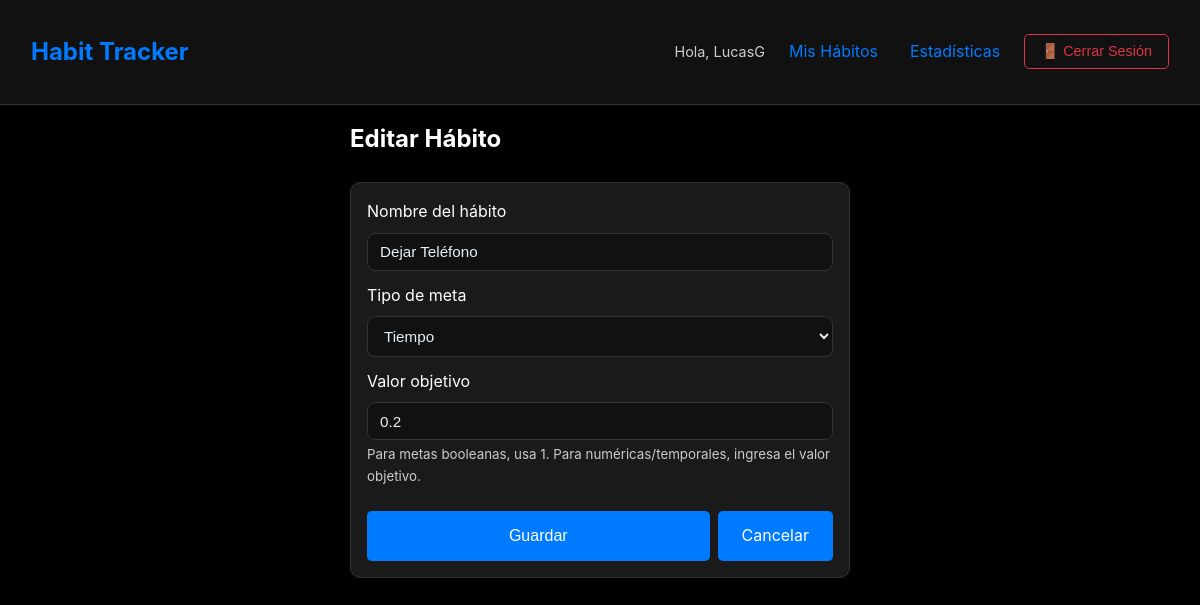
Before: /habit/11/edit/ (signed in) with the older database file.
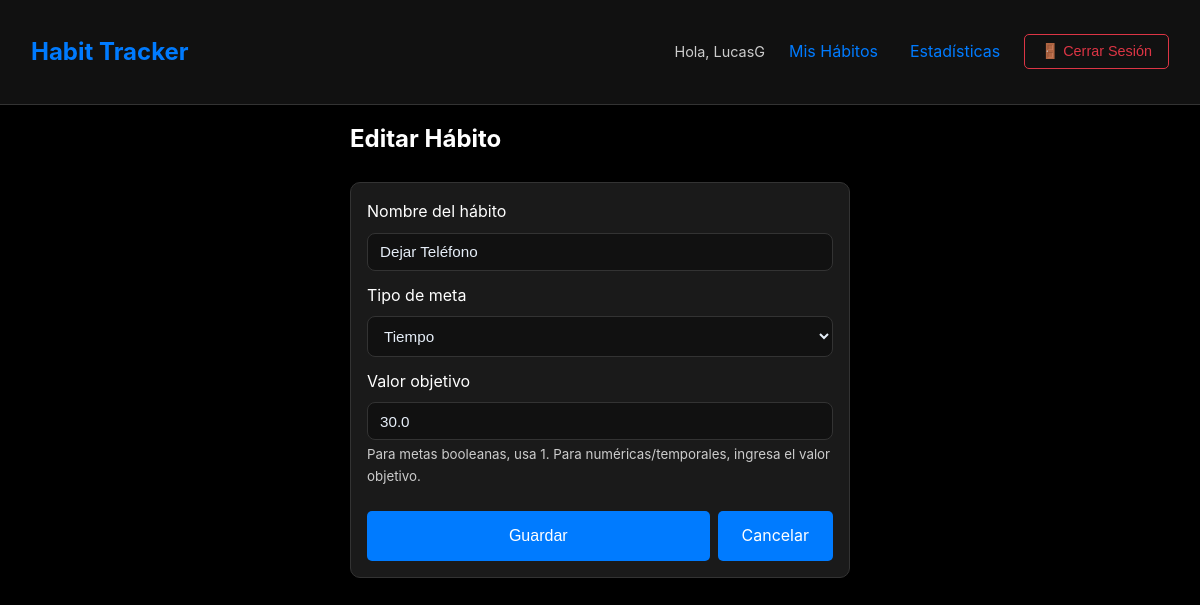
After: the same page with the newer database file.
### habits/models.py (models this page shows, shortened)
class Habit(models.Model):
    GOAL_TYPES = [
        ('boolean', 'Sí/No'),
        ('numeric', 'Numérico'),
        ('time', 'Tiempo'),
    ]
    user = models.ForeignKey(User, on_delete=models.CASCADE)
    name = models.CharField(max_length=200)
    goal_type = models.CharField(max_length=10, choices=GOAL_TYPES, default='boolean')
    target = models.FloatField(default=1.0)
    created_at = models.DateTimeField(auto_now_add=True)
    timer_state = models.CharField(max_length=20, default='stopped')  # stopped, running, paused
    timer_started_at = models.DateTimeField(null=True, blank=True)
    accumulated_time = models.FloatField(default=0.0)  # tiempo acumulado en segundos
    last_paused_at = models.DateTimeField(null=True, blank=True)

### habits/views.py (the view)
# urls.py: path('habit/<int:pk>/edit/', views.habit_edit, name='habit_edit'),
@login_required
def habit_edit(request, pk):
    habit = get_object_or_404(Habit, pk=pk, user=request.user)
    if request.method == 'POST':
        form = HabitForm(request.POST, instance=habit)
        if form.is_valid():
            form.save()
            messages.success(request, 'Hábito actualizado exitosamente!')
            return redirect('habit_list')
    else:
        form = HabitForm(instance=habit)
    return render(request, 'habits/habit_form.html', {'form': form})

### habits/forms.py
class HabitForm(forms.ModelForm):
    class Meta:
        model = Habit
        fields = ['name', 'goal_type', 'target']
        widgets = {
            'name': forms.TextInput(attrs={
                'class': 'form-control',
                'placeholder': 'Nombre del hábito'
            }),
            'goal_type': forms.Select(attrs={'class': 'form-control'}),
            'target': forms.NumberInput(attrs={
                'class': 'form-control',
                'step': '0.1'
            }),
        }
    def __init__(self, *args, **kwargs):
        super().__init__(*args, **kwargs)
        self.fields['target'].required = False

### templates/habits/habit_form.html (shortened to what this page needs)
{% extends 'base.html' %}
{% block content %}
<div style="max-width: 500px; margin: 0 auto;">
    <h2 style="margin-bottom: 1.5rem;">
        {% if form.instance.pk %}Editar{% else %}Nuevo{% endif %} Hábito
    </h2>
    <div class="card">
        <form method="post">
            <div class="form-group">
                <label style="display: block; margin-bottom: 0.5rem;">Nombre del hábito</label>
                {{ form.name }}
            </div>
            <div class="form-group">
                <label style="display: block; margin-bottom: 0.5rem;">Tipo de meta</label>
                {{ form.goal_type }}
            </div>
            <div class="form-group">
                <label style="display: block; margin-bottom: 0.5rem;">Valor objetivo</label>
                {{ form.target }}
                <small style="color: #ccc; display: block; margin-top: 0.25rem;">
                    Para metas booleanas, usa 1. Para numéricas/temporales, ingresa el valor objetivo.
                </small>
            </div>
            <div style="display: flex; gap: 0.5rem; margin-top: 1.5rem;">
                <button type="submit" class="btn" style="flex: 1;">Guardar</button>
                <a href="{% url 'habit_list' %}" class="btn btn-outline">Cancelar</a>
            </div>
        </form>
    </div>
</div>
{% endblock %}

Changed rows visible on the page:
changed Habit "Dejar Teléfono": target "0.2" → "30.0"
